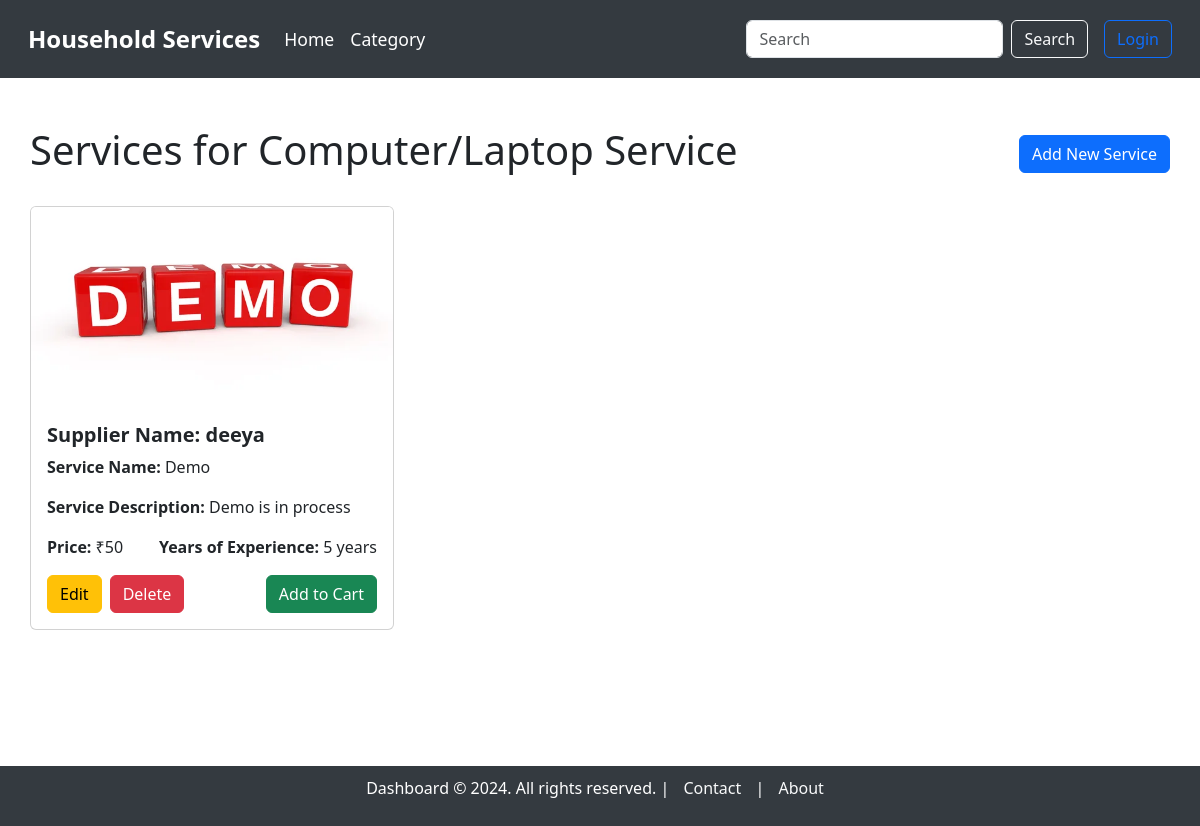
Before: /service_dashboard/1 with the older database file.
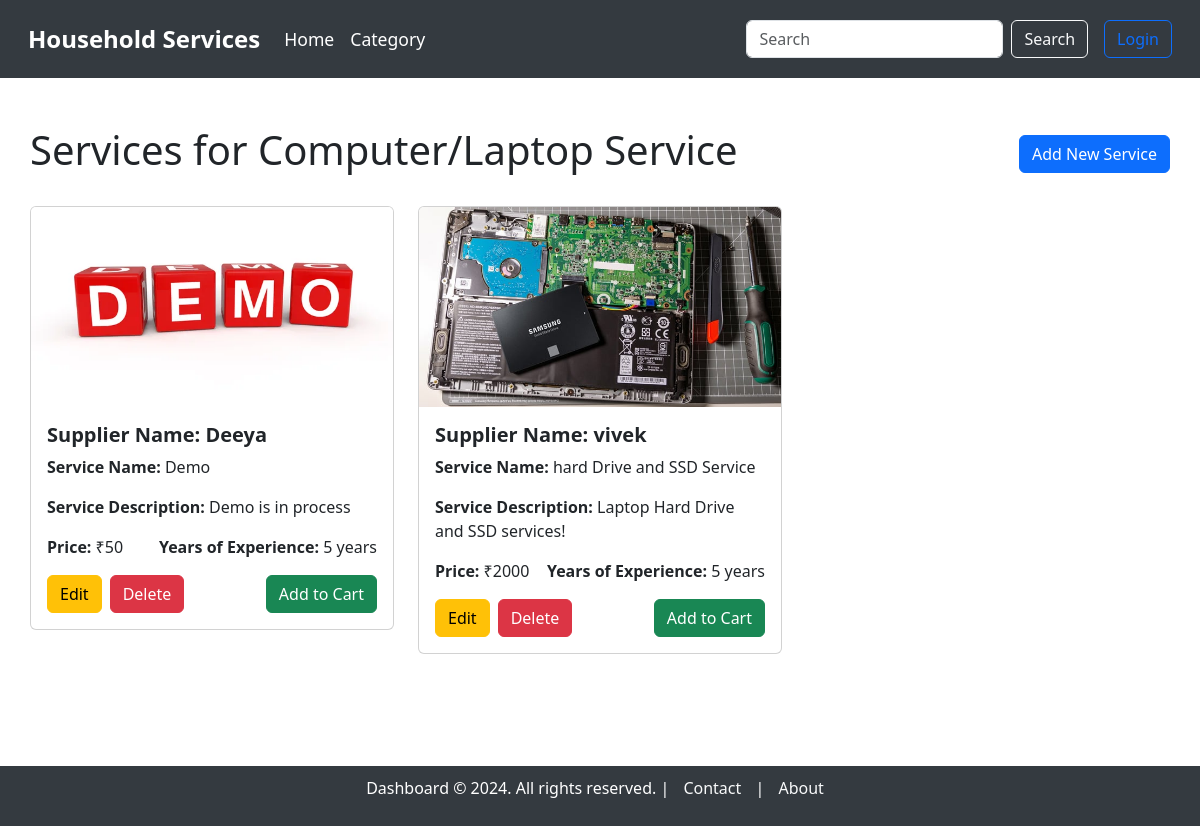
After: the same page with the newer database file.
### model.py (models this page shows, shortened)
class Category(db.Model):
    __tablename__ = "category"
    category_id = db.Column(db.Integer, autoincrement=True, primary_key=True)
    category_name = db.Column(db.String, unique=True, nullable=False)
    category_description = db.Column(db.String, nullable=False)
    picture = db.Column(db.String)  # Path to the uploaded picture

class Service(db.Model):
    __tablename__ = "service"
    service_id = db.Column(db.Integer, autoincrement=True, primary_key=True)
    category_id = db.Column(db.Integer, db.ForeignKey('category.category_id'), nullable=False)  # Link to Category model
    supplier_id = db.Column(db.Integer, db.ForeignKey('users.user_id'), nullable=False)  # Link to the supplier
    service_name = db.Column(db.String, unique=True, nullable=False)
    service_description = db.Column(db.String, nullable=False)
    created_at = db.Column(db.DateTime, default=datetime.utcnow)
    updated_at = db.Column(db.DateTime, default=datetime.utcnow, onupdate=datetime.utcnow)
    price = db.Column(db.Integer)
    image = db.Column(db.String)  # Path to the uploaded image
    supplier = db.relationship('User', backref='services')  # Relationship to supplier (User)
    category = db.relationship('Category', backref='services')  # Relationship to Category

class User(db.Model):
    __tablename__ = "users"
    user_id = db.Column(db.Integer, autoincrement=True, primary_key=True)
    full_name = db.Column(db.String, nullable=False)
    username = db.Column(db.String, unique=True, nullable=False)
    email = db.Column(db.String, unique=True, nullable=False)
    password = db.Column(db.String, nullable=False)
    address = db.Column(db.String, nullable=False)
    pincode = db.Column(db.String, nullable=False)
    role = db.Column(db.String, nullable=False)  # 'customer' or 'supplier'
    service_name = db.Column(db.String)  # Only applicable if the user is a supplier
    experience_years = db.Column(db.Integer)  # Only applicable if the user is a supplier
    document = db.Column(db.String)  # Path or name of the uploaded document, only for suppliers

### main.py (the view)
@app.route('/service_dashboard/<int:category_id>', methods=['GET'])
def service_dashboard(category_id):
    category = Category.query.get(category_id)
    if not category:
        flash('The requested category does not exist.', 'warning')
        return redirect(url_for('category_dashboard'))  # Redirect to home if category doesn't exist
    services = Service.query.filter_by(category_id=category_id).all()
    return render_template('service/service_dashboard.html', services=services, category=category)

### templates/service/service_dashboard.html (shortened to what this page needs)
{% extends 'base_dashboard.html' %}
{% block content %}
<div class="container mt-5">
    <div class="d-flex justify-content-between align-items-center mb-4">
        <h1>Services for {{ category.category_name }}</h1>
        <a href="{{ url_for('create_service', category_id=category.category_id) }}" class="btn btn-primary">Add New Service</a>
    </div>
    {% if services %}
        <div class="row">
            {% for service in services %}
                <div class="col-md-4 mb-4">
                    <div class="card">
                        {% if service.image %}
                            <img src="{{ url_for('static', filename='uploads/' + service.image) }}" class="card-img-top" alt="Service Image" style="height: 200px; object-fit: cover;">
                        {% else %}
                            <img src="{{ url_for('static', filename='images/default-service.jpg') }}" class="card-img-top" alt="Default Service Image" style="height: 200px; object-fit: cover;">
                        {% endif %}
                        <div class="card-body">
                            <h5 class="card-title"><strong>Supplier Name: {{ service.supplier.full_name }}</strong></h5>
                            <p class="card-text"><strong>Service Name:</strong> {{ service.service_name }}</p>
                            <p class="card-text"><strong>Service Description:</strong> {{ service.service_description }}</p>
                            <div class="d-flex justify-content-between">
                                <p class="card-text"><strong>Price:</strong> ₹{{ service.price }}</p>
                                <p class="card-text"><strong>Years of Experience:</strong> {{ service.supplier.experience_years }} years</p>
                            </div>
                            <div class="d-flex justify-content-between align-items-center">
                                <a href="{{ url_for('edit_service', service_id=service.service_id) }}" class="btn btn-warning me-2">Edit</a>
                                <a href="{{ url_for('confirm_delete_service', service_id=service.service_id) }}" class="btn btn-danger me-2">Delete</a>
                                <a href="{{ url_for('create_service_request', service_id=service.service_id) }}" class="btn btn-success ms-auto">Add to Cart</a>
                            </div>
                        </div>
                    </div>
                </div>
            {% endfor %}
        </div>
    {% else %}
        <p class="text-center mt-4">No services available.</p>
    {% endif %}
</div>
{% endblock %}

### templates/base_dashboard.html (shortened to what this page needs)
<!DOCTYPE html>
<html lang="en">
<head>
    <link href="https://cdn.jsdelivr.net/npm/bootstrap@5.3.3/dist/css/bootstrap.min.css" rel="stylesheet"
>
</head>
<body>
    <nav class="navbar navbar-expand-lg">
        <div class="container-fluid">
            <a class="navbar-brand" href="/">Household Services</a>
            <div class="collapse navbar-collapse" id="navbarNavDropdown">
                <ul class="navbar-nav me-auto mb-2 mb-lg-0">
                    <li class="nav-item">
                        <a class="nav-link" href="/">Home</a>
                    </li>
                    <li class="nav-item">
                        <a class="nav-link" href="/category/category_dashboard.html">Category</a>
                    </li>
                </ul>
                <form class="d-flex me-3" action="/search" method="GET">
                    <input class="form-control me-2" type="search" name="query" placeholder="Search" aria-label="Search">
                    <button class="btn btn-outline-light" type="submit">Search</button>
                </form>
                <ul class="navbar-nav">
                    {% if session.get('username') %}
                        <li class="nav-item dropdown">
                            <a class="nav-link dropdown-toggle" href="#" id="accountDropdown" role="button"
                                data-bs-toggle="dropdown" aria-expanded="false">
                                Account
                            </a>
                            <ul class="dropdown-menu" aria-labelledby="accountDropdown">
                                <li><a class="dropdown-item" href="{{ url_for('profile') }}">Profile</a></li>
                                <li><a class="dropdown-item" href="{% if session.get('role') == 'supplier' %}{{ url_for('supplier_dashboard') }}{% elif session.get('role') == 'customer' %}{{ url_for('customer_dashboard') }}{% elif session.get('role') == 'admin' %}{{ url_for('admin_dashboard') }}{% endif %}">Dashboard</a></li>
                                <li><a class="dropdown-item" href="{{ url_for('view_service_requests') }}">Service Requests</a></li>
                            </ul>
                        </li>
                        <li class="nav-item">
                            <form action="{{ url_for('logout') }}" method="POST" class="d-inline">
                                <button type="submit" class="btn btn-outline-danger">Logout</button>
                            </form>
                        </li>
                    {% else %}
                        <li class="nav-item">
                            <a class="btn btn-outline-primary" href="/login">Login</a>
                        </li>
                    {% endif %}
                </ul>
            </div>
        </div>
    </nav>
    <div class="container mt-5" style="min-height: 80vh;">
        {% block content %}
        {% endblock %}
    </div>
    <footer>
        <p>Dashboard © 2024. All rights reserved. |
            <a href="/contact">Contact</a> |
            <a href="/about">About</a>
        </p>
    </footer>
</body>
</html>

### templates/base_dashboard.html (style rules this page uses)
.navbar-brand { font-weight: bold; font-size: 1.5rem; }
.nav-item .nav-link { font-size: 1.1rem; }
.navbar { background-color: #343a40; padding: 1rem; }
.navbar .nav-link, .navbar .navbar-brand { color: white; }
footer { background-color: #343a40; color: white; padding: 10px 0; text-align: center; width: 100%; position: relative; bottom: 0; }
footer a { color: #f8f9fa; margin: 0 10px; text-decoration: none; }
body { overflow-x: hidden; }
.container { max-width: 100%; padding: 0 15px; }

Changed rows visible on the page:
changed through a linked row, Service "Demo": supplier.full_name "deeya" → "Deeya"
added Service: image (picture), supplier.full_name "vivek", service_name "hard Drive and SSD Service", service_description "Laptop Hard Drive and SSD services!", price "2000", supplier.experience_years "5"
